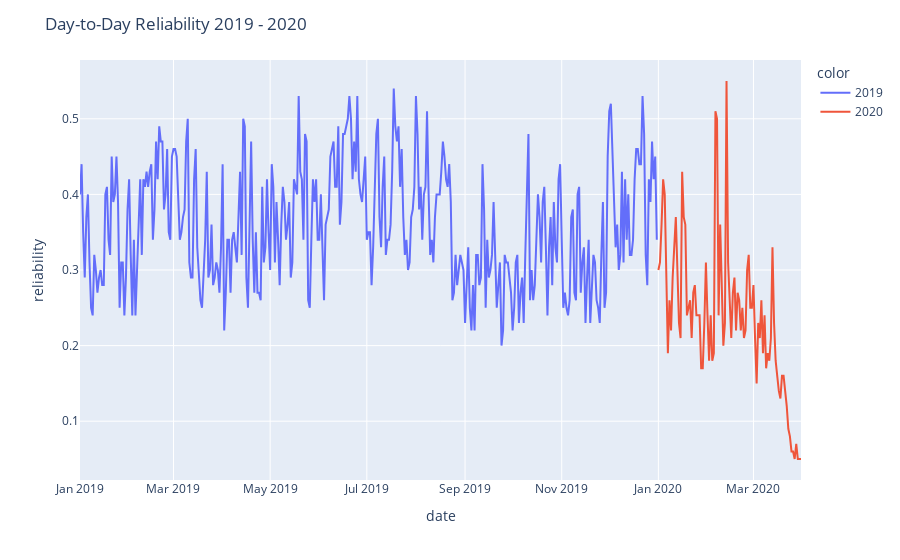

Source (notebook cell):
### Markdown cell above
Tutaj stwórz wykres liniowy na podstawie pobranych danych. Wynik zapisz do zmiennej `day_by_day_reliability_fig`.

### Code cell
# day_by_day_reliability_fig = px.line(day_by_day_reliability_df, x='date', y='reliability')
# day_by_day_reliability_fig.show()
day_by_day_reliability_df['date'] = pd.to_datetime(day_by_day_reliability_df['date'])

day_by_day_reliability_fig = px.line(day_by_day_reliability_df, x='date', y='reliability', color=day_by_day_reliability_df['date'].apply(lambda x: '2020' if x.year == 2020 else '2019'))
day_by_day_reliability_fig.update_layout(title='Day-to-Day Reliability 2019 - 2020')
day_by_day_reliability_fig.show()

### Figure 1 — Plotly figure (JSON) as saved in the notebook; plotly's stock layout.template omitted (floating-point values rounded to 4 significant figures; data arrays with more than 128 entries replaced by an {"elided": "..."} marker saying what was removed)
{"data": [{"hovertemplate": "color=2019<br>date=%{x}<br>reliability=%{y}<extra></extra>", "legendgroup": "2019", "line": {"color": "#636efa", "dash": "solid"}, "marker": {"symbol": "circle"}, "mode": "lines", "name": "2019", "orientation": "v", "showlegend": true, "type": "scatter", "x": {"elided": "365 str values"}, "xaxis": "x", "y": {"elided": "365 float values"}, "yaxis": "y"}, {"hovertemplate": "color=2020<br>date=%{x}<br>reliability=%{y}<extra></extra>", "legendgroup": "2020", "line": {"color": "#EF553B", "dash": "solid"}, "marker": {"symbol": "circle"}, "mode": "lines", "name": "2020", "orientation": "v", "showlegend": true, "type": "scatter", "x": ["2020-01-01T00:00:00", "2020-01-02T00:00:00", "2020-01-03T00:00:00", "2020-01-04T00:00:00", "2020-01-05T00:00:00", "2020-01-06T00:00:00", "2020-01-07T00:00:00", "2020-01-08T00:00:00", "2020-01-09T00:00:00", "2020-01-10T00:00:00", "2020-01-11T00:00:00", "2020-01-12T00:00:00", "2020-01-13T00:00:00", "2020-01-14T00:00:00", "2020-01-15T00:00:00", "2020-01-16T00:00:00", "2020-01-17T00:00:00", "2020-01-18T00:00:00", "2020-01-19T00:00:00", "2020-01-20T00:00:00", "2020-01-21T00:00:00", "2020-01-22T00:00:00", "2020-01-23T00:00:00", "2020-01-24T00:00:00", "2020-01-25T00:00:00", "2020-01-26T00:00:00", "2020-01-27T00:00:00", "2020-01-28T00:00:00", "2020-01-29T00:00:00", "2020-01-30T00:00:00", "2020-01-31T00:00:00", "2020-02-01T00:00:00", "2020-02-02T00:00:00", "2020-02-03T00:00:00", "2020-02-04T00:00:00", "2020-02-05T00:00:00", "2020-02-06T00:00:00", "2020-02-07T00:00:00", "2020-02-08T00:00:00", "2020-02-09T00:00:00", "2020-02-10T00:00:00", "2020-02-11T00:00:00", "2020-02-12T00:00:00", "2020-02-13T00:00:00", "2020-02-14T00:00:00", "2020-02-15T00:00:00", "2020-02-16T00:00:00", "2020-02-17T00:00:00", "2020-02-18T00:00:00", "2020-02-19T00:00:00", "2020-02-20T00:00:00", "2020-02-21T00:00:00", "2020-02-22T00:00:00", "2020-02-23T00:00:00", "2020-02-24T00:00:00", "2020-02-25T00:00:00", "2020-02-26T00:00:00", "2020-02-27T00:00:00", "2020-02-28T00:00:00", "2020-02-29T00:00:00", "2020-03-01T00:00:00", "2020-03-02T00:00:00", "2020-03-03T00:00:00", "2020-03-04T00:00:00", "2020-03-05T00:00:00", "2020-03-06T00:00:00", "2020-03-07T00:00:00", "2020-03-08T00:00:00", "2020-03-09T00:00:00", "2020-03-10T00:00:00", "2020-03-11T00:00:00", "2020-03-12T00:00:00", "2020-03-13T00:00:00", "2020-03-14T00:00:00", "2020-03-15T00:00:00", "2020-03-16T00:00:00", "2020-03-17T00:00:00", "2020-03-18T00:00:00", "2020-03-19T00:00:00", "2020-03-20T00:00:00", "2020-03-21T00:00:00", "2020-03-22T00:00:00", "2020-03-23T00:00:00", "2020-03-24T00:00:00", "2020-03-25T00:00:00", "2020-03-26T00:00:00", "2020-03-27T00:00:00", "2020-03-28T00:00:00", "2020-03-29T00:00:00", "2020-03-30T00:00:00", "2020-03-31T00:00:00"], "xaxis": "x", "y": [0.3, 0.31, 0.36, 0.42, 0.4, 0.3, 0.19, 0.26, 0.22, 0.29, 0.34, 0.37, 0.3, 0.23, 0.21, 0.43, 0.37, 0.36, 0.24, 0.25, 0.26, 0.21, 0.27, 0.28, 0.24, 0.24, 0.24, 0.17, 0.17, 0.23, 0.31, 0.24, 0.18, 0.24, 0.18, 0.19, 0.51, 0.5, 0.24, 0.36, 0.27, 0.2, 0.23, 0.55, 0.31, 0.26, 0.21, 0.27, 0.29, 0.22, 0.27, 0.26, 0.22, 0.25, 0.21, 0.22, 0.3, 0.32, 0.25, 0.25, 0.28, 0.21, 0.15, 0.23, 0.21, 0.26, 0.19, 0.24, 0.17, 0.19, 0.18, 0.21, 0.33, 0.23, 0.18, 0.16, 0.14, 0.13, 0.16, 0.16, 0.14, 0.12, 0.09, 0.08, 0.06, 0.06, 0.05, 0.07, 0.05, 0.05, 0.05], "yaxis": "y"}], "layout": {"legend": {"title": {"text": "color"}, "tracegroupgap": 0}, "margin": {"t": 60}, "title": {"text": "Day-to-Day Reliability 2019 - 2020"}, "xaxis": {"anchor": "y", "domain": [0, 1], "title": {"text": "date"}}, "yaxis": {"anchor": "x", "domain": [0, 1], "title": {"text": "reliability"}}}}
